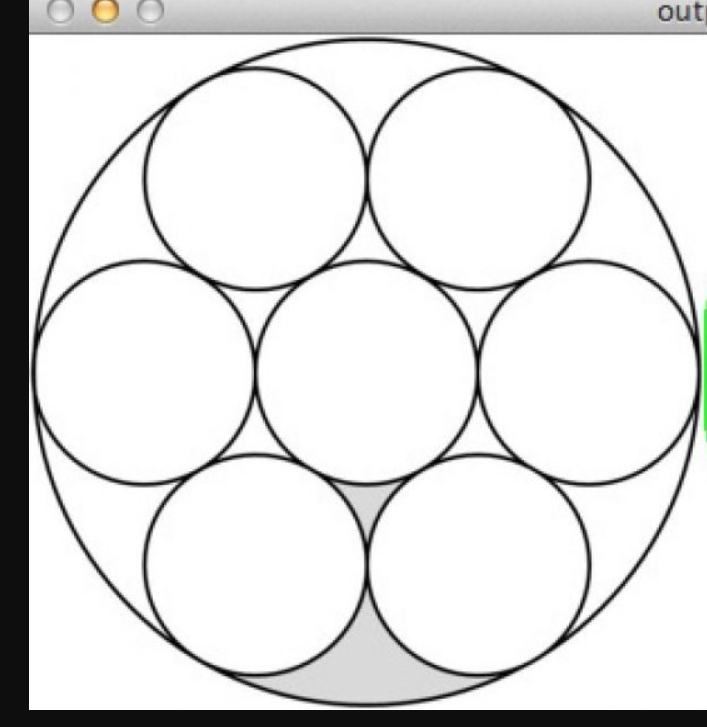
#> input picture software/circles.png, 707 x 727 px, given in place of the camera
$ python main.py   (older library calls are emulated)
#> lines starting #> are read from the running program, lines starting #| are printed output that depends on the picture; after the words box and inside, x2 and y2 are one past the last pixel; in counts of white or black regions, pixels touching at a corner belong together
#> further down, frame is the input picture: shape (727, 707, 3); mean B, G, R 222.9, 223.2, 223
"""
Dice Detecting software for ELEX 7820
Author: James Nicholls, Laurel Kinahan
Date: 5/11/2022

Overview
Take a live camera feed and find the value of the dice face.
Using two sides of a dice determine the relative position of the other faces
Apply a path finding algorithm to find coordinates of

Code stolen from: https://golsteyn.com/writing/dice

"""
import cv2
import numpy as np
import imutils
from sklearn import cluster

SIDE_LENGTH = 25 #mm
CORN_LENGTH = 14 #mm

# [208 lines left out: functions get_blobs, get_dice_from_blobs, find_squares, find_corner, overlay_info, not called in this run]


params = cv2.SimpleBlobDetector_Params()

params.filterByInertia
params.minInertiaRatio = 0.6

detector = cv2.SimpleBlobDetector_create(params)
print("Opening Camera")
cap = cv2.VideoCapture(1 + cv2.CAP_DSHOW)
fourcc = cv2.VideoWriter_fourcc(*'MJPG')
cap.set(cv2.CAP_PROP_FOURCC, fourcc)
print("Camera Opened")


def find_center(frame):
    frame
    gray = cv2.cvtColor(frame, cv2.COLOR_BGR2GRAY)
    thresh = cv2.threshold(gray, 180, 255, cv2.THRESH_BINARY)[1]
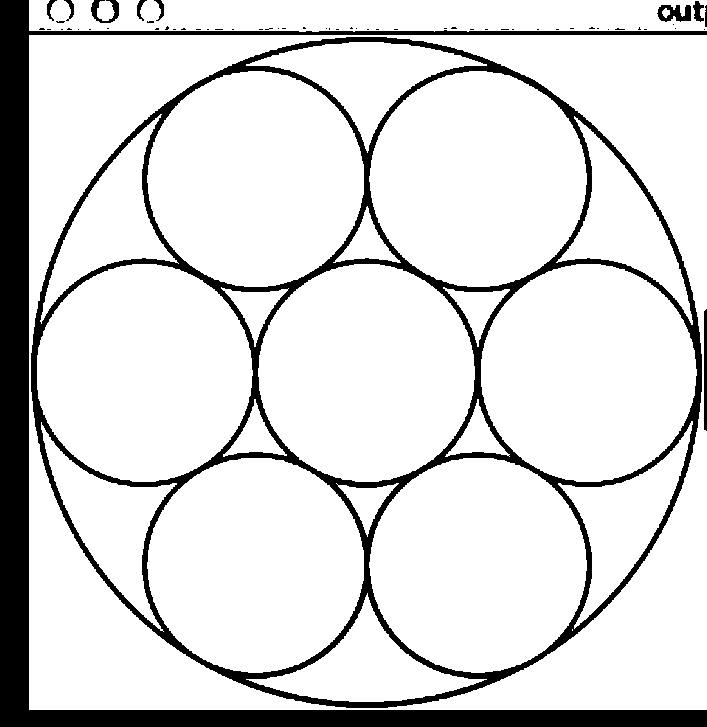
#> thresh: shape (727, 707); 86.2% white; 59 black regions (48 under 20 px), largest, box (x1, y1, x2, y2) and area: (0, 0, 707, 727) 35305, (31, 37, 702, 708) 33809, (657, 5, 691, 22) 373
    thresh = (255-thresh)
    can =  cv2.Canny(thresh, 100, 200)
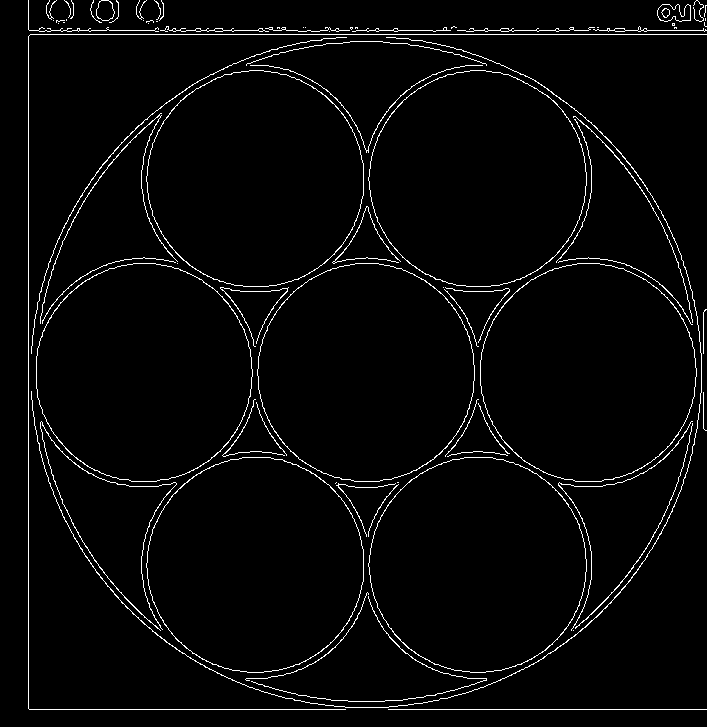
#> can: shape (727, 707); 3% white in thin lines or dots
    cv2.imshow("can", thresh)

    cent = []
    r = []
    cnts, hier  = cv2.findContours(thresh.copy(), cv2.RETR_EXTERNAL, cv2.CHAIN_APPROX_SIMPLE)
#> cnts = 59 contours, 49 with area under 20; largest, box (x1, y1, x2, y2) and area: (31, 37, 702, 708) 352636, (0, 0, 707, 727) 33196, (657, 5, 691, 22) 366, (704, 309, 707, 431) 238, (91, 0, 119, 23) 208
    for c in cnts:
        rect = cv2.minAreaRect(c)
        ((x,y), (w,h), ang) = cv2.minAreaRect(c)
        box = cv2.boxPoints(rect)
        box = np.int0(box)

        if w*h > 90000 and w*h < 115000 :
            cv2.drawContours(frame,[box],0,(0,0,255),2)


        (x,y),r= cv2.minEnclosingCircle(c)
        if r != None:
            if r < 10  and r > 5 and x > 200 and y > 200 and x < 350 and y < 350:
                cv2.circle(frame, (int(x),int(y)),int(r) , (0,255,0), 2)
                cv2.putText(frame, str(int(x)), (int(x),int(y)), cv2.FONT_HERSHEY_COMPLEX, 1, (255,100,0))
                cv2.putText(frame, str(int(y)), (int(x),int(y)+10), cv2.FONT_HERSHEY_COMPLEX, 1, (255,100,100))
#> this loop made 59 passes
#> (w, h, ang, box, r) on passes 3 to 11: (0, 0, -90, [[704, 29], [704, 29], [704, 29], [704, 29]], 0.0001), (0, 2, -90, [[646, 29], [644, 29], [644, 29], [646, 29]], 1), (0, 0, -90, [[608, 29], [608, 29], [608, 29], [608, 29]], 0.0001), (0, 2, -90, [[558, 29], [556, 29], [556, 29], [558, 29]], 1), (0, 1, -90, [[538, 29], [537, 29], [537, 29], [538, 29]], 0.5), (0, 1, -90, [[513, 29], [512, 29], [512, 29], [513, 29]], 0.5), (0, 7, -90, [[508, 29], [501, 29], [501, 29], [508, 29]], 3.5), (0, 2, -90, [[487, 29], [485, 29], [485, 29], [487, 29]], 1), (0, 3, -90, [[473, 29], [470, 29], [470, 29], [473, 29]], 1.5)
#> (rect, w, h, ang, box, r) on passes 1, 2, 27, 37, 40: (((705, 369.5), (121, 2), -90), 121, 2, -90, [[705, 429], [703, 429], [703, 308], [705, 308]], 60.5), (((366, 372), (670, 670), -90), 670, 670, -90, [[700, 706], [31, 706], [31, 37], [700, 37]], 336.2), (((619.5, 28.5), (1, 9), -90), 1, 9, -90, [[624, 29], [615, 29], [615, 28], [624, 28]], 4.5), (((183, 28.5), (1, 4), -90), 1, 4, -90, [[185, 29], [181, 29], [181, 28], [185, 28]], 2), (((69, 28.5), (1, 4), -90), 1, 4, -90, [[71, 29], [67, 29], [67, 28], [71, 28]], 2)


while(True):
    # Grab the latest image from the video feed
    ret, frame = cap.read()
    find_center(frame)
    # [6 lines of commented-out code are left out]

    cv2.imshow("frame", frame)

    res = cv2.waitKey(1)
#> (key q is pressed here)

    # Stop if the user presses "q"
    if res & 0xFF == ord('q'):
        break

    x = 300
    xx = x.to_bytes(2, 'big')

$ run again, on software/dice.png
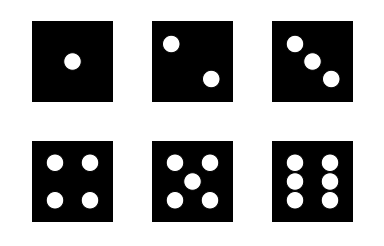
#> input picture software/dice.png, 384 x 246 px, given in place of the camera
#> frame is the input picture: shape (246, 384, 3); min 0, max 255, mean 160.9
#> in find_center, `thresh = cv2.threshold(gray, 180, 255, cv2.THRESH_BINARY)[1]`:
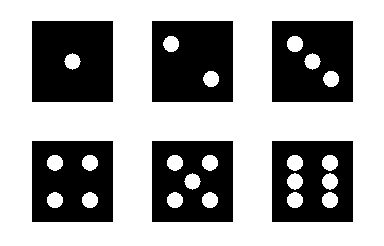
#> thresh: shape (246, 384); 62.8% white; 6 black regions, box (x1, y1, x2, y2) and area: (32, 21, 113, 102) 6364, (152, 21, 233, 102) 6157, (272, 21, 353, 102) 5954, (32, 141, 113, 222) 5753, (152, 141, 233, 222) 5556, (272, 141, 353, 222) 5353
#> in find_center, `can =  cv2.Canny(thresh, 100, 200)`:
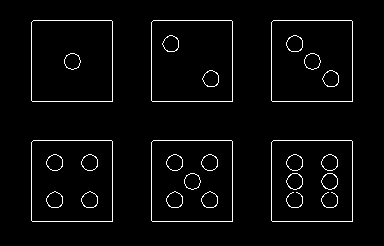
#> can: shape (246, 384); 3.1% white in thin lines or dots, all inside (x1, y1, x2, y2) = (31, 20, 353, 222)
#> cnts = 6 contours; box (x1, y1, x2, y2) and area: (272, 141, 353, 222) 6400, (152, 141, 233, 222) 6400, (32, 141, 113, 222) 6400, (272, 21, 353, 102) 6400, (152, 21, 233, 102) 6400, (32, 21, 113, 102) 6400
#> the loop in find_center, `for c in cnts:` made 6 passes
#> (c, rect, box) on passes 1 to 3: ([[272, 141], [272, 221], [352, 221], [352, 141]], ((312, 181), (80, 80), -90), [[352, 221], [272, 221], [272, 141], [352, 141]]), ([[152, 141], [152, 221], [232, 221], [232, 141]], ((192, 181), (80, 80), -90), [[232, 221], [152, 221], [152, 141], [232, 141]]), ([[32, 141], [32, 221], [112, 221], [112, 141]], ((72, 181), (80, 80), -90), [[112, 221], [32, 221], [32, 141], [112, 141]])
